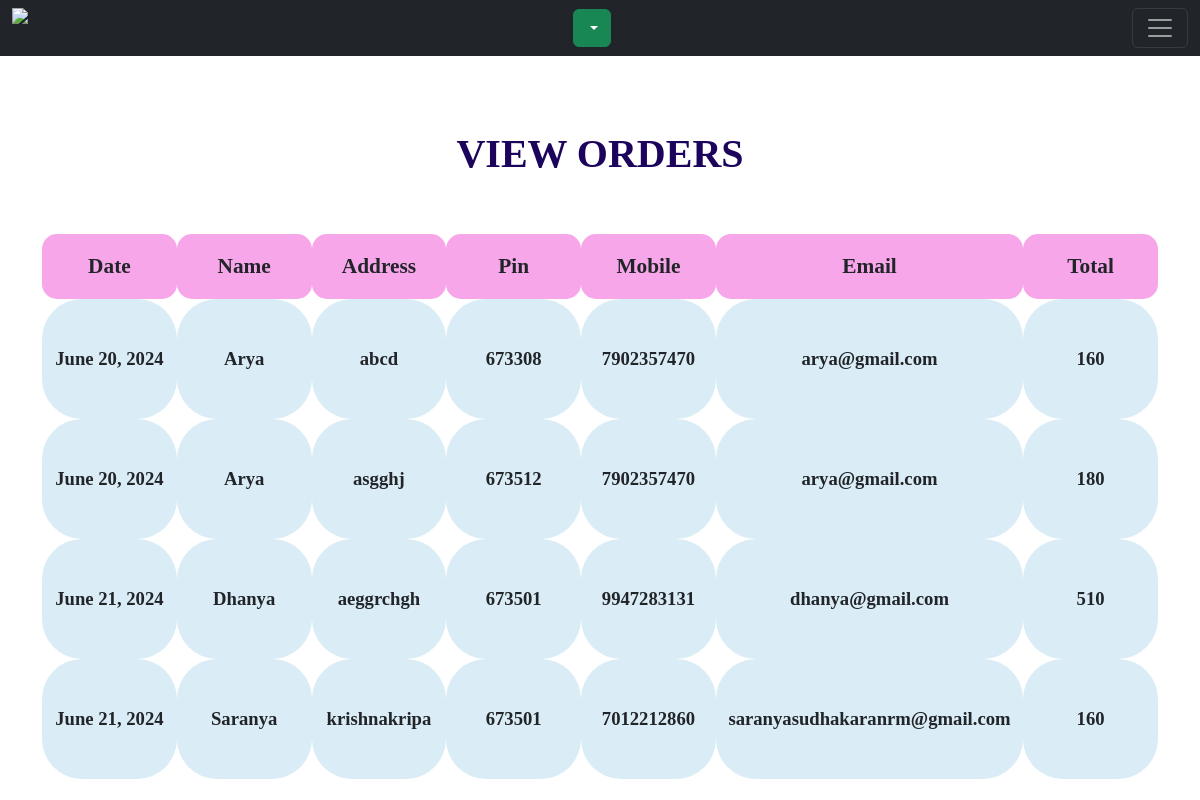
/adminapp/orders/, run on the app's committed database.
### adminapp/models.py (models this page shows)
class orderdb(models.Model):
    Name = models.CharField(max_length=100, null=True, blank=True)
    Address = models.TextField(max_length=100, null=True, blank=True)
    Pin = models.IntegerField(null=True, blank=True)
    Mobile = models.IntegerField(null=True, blank=True)
    Email = models.EmailField(max_length=100, null=True, blank=True)
    Subtotal = models.IntegerField(null=True, blank=True)
    Date = models.DateField(auto_now=True)
    Product = models.CharField(max_length=100, null=True, blank=True)
    Quantity = models.IntegerField(null=True, blank=True)
    Totalprice = models.IntegerField(null=True, blank=True)
    Status = models.CharField(max_length=20,default='pending')

### adminapp/views.py (the view)
# urls.py: path('orders/', views.orders, name="orders"),
def orders(req):
    data = orderdb.objects.all()
    return render(req, "vieworders.html", {'data': data})

### adminapp/templates/vieworders.html (shortened to what this page needs)
<!DOCTYPE html>
{% extends 'adminhome.html' %}
{% load static %}
{% block content %}
<html lang="en">
<head>
</head>
<body>
<div>
    <h1>VIEW ORDERS</h1></div><br><br>
<table width="100%">
    <tr>
        <td class="th">Date</td>
        <td class="th">Name</td>
        <td class="th">Address</td>
        <td class="th">Pin</td>
        <td class="th">Mobile</td>
        <td class="th">Email</td>
        <td class="th">Total</td>
    </tr>
    {% for i in data %}
    <tr style="margin-top:20px;">
        <td>{{i.Date}} </td>
        <td>{{i.Name}}</td>
        <td>{{i.Address}}</td>
        <td>{{i.Pin}}</td>
        <td>{{i.Mobile}}</td>
        <td>{{i.Email}}</td>
        <td>{{i.Subtotal}}</td>
    </tr>
    {% endfor %}
</table>
</body>
</html>
{% endblock %}

### adminapp/templates/vieworders.html (style rules this page uses)
h1 { color:rgb(28, 4, 92); font-family: 'Times New Roman', Times, serif; font-weight: bold; padding-top:10px; text-align:center; border-radius:30px; }
.th { font-size:16pt; font-weight:bold; width:10%; height:65px; text-align:center; border-radius:15px; background-color:rgb(247, 166, 233); }
td { width:10%; height:120px; text-align:center; font-weight:600; border-radius:40px; background-color:rgb(218, 236, 245); font-size:14pt; font-family:Times New Roman; }

### data on the page
orderdb: Date "June 20, 2024", Name "Arya", Address "abcd", Pin "673308", Mobile "7902357470", Email "arya@gmail.com", Subtotal "160"
orderdb: Date "June 20, 2024", Name "Arya", Address "asgghj", Pin "673512", Mobile "7902357470", Email "arya@gmail.com", Subtotal "180"
orderdb: Date "June 21, 2024", Name "Dhanya", Address "aeggrchgh", Pin "673501", Mobile "9947283131", Email "dhanya@gmail.com", Subtotal "510"
orderdb: Date "June 21, 2024", Name "Saranya", Address "krishnakripa", Pin "673501", Mobile "7012212860", Email "saranyasudhakaranrm@gmail.com", Subtotal "160"
